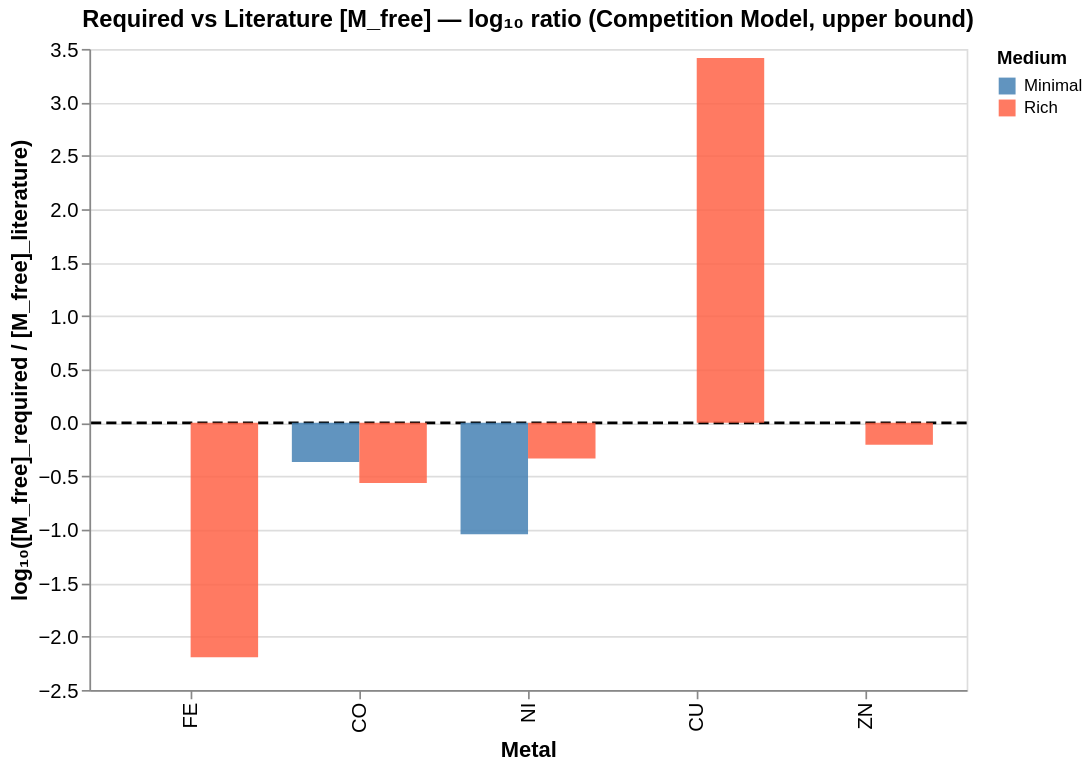

This figure's notebook cell:
### Markdown cell above
### Plot Deprecated – Required [M_free] to explain observed deficit

For each metal, compute what free metal concentration [M_free]_required would be needed to make the model's predicted buffering exactly match the observed deficit:

[M_free]_required = deficit_M / (Σ_L β_L * [L_free])

This diagnostic tells us whether the literature free-metal concentrations are consistent with the observed deficits.

### Code cell
# ── Plot: Required [M_free] to explain observed deficit ────────────────────
# For each metal and condition, invert the competition model to find the
# [M_free]_required such that the model's predicted buffering equals deficit_M.

def compute_free_buf_from_free_metal(free_metal_d, sim_buf_d, buffer_to_metal_ub):
    """Re-derive free buffer concentrations using Step 1 of the competition model (1:1 only)."""
    free_buf = {}
    for buf in set(buffer_to_metal_ub):
        total = sim_buf_d.get(buf, 0.0)
        B = 1.0
        for m, lb in buffer_to_metal_ub.get(buf, {}).items():
            B += 10**lb * free_metal_d.get(m, 0.0)
        free_buf[buf] = total / B
    return free_buf


rows_p7 = []

for condition, free_metal_ser, sim_buf_ser, deficit_df in [
    ("Minimal", free_metal_minimal, sim_buf_minimal, deficit_minimal),
    ("Rich",    free_metal_rich,    sim_buf_rich,    deficit_rich),
]:
    free_metal_d = free_metal_ser.to_dict()
    sim_buf_d    = sim_buf_ser.to_dict()

    free_buf = compute_free_buf_from_free_metal(
        free_metal_d, sim_buf_d,
        buffer_to_metal_ub,
    )

    for metal in ALL_METALS:
        # --- deficit for this metal / condition ---
        if metal not in deficit_df.index:
            continue
        deficit_val = deficit_df.loc[metal, "deficit_M"]
        if np.isnan(deficit_val) or deficit_val <= 0:
            continue

        # --- sum β_L * [L_free] over all buffers (1:1 upper-bound constants) ---
        sum_beta_L = sum(
            10**lb * free_buf.get(buf, 0.0)
            for buf, lb in metal_to_buffer_ub.get(metal, {}).items()
        )

        if sum_beta_L == 0.0:
            continue

        mfree_required   = deficit_val / sum_beta_L
        mfree_literature = free_metal_d.get(metal, np.nan)

        if np.isnan(mfree_literature) or mfree_literature <= 0:
            log10_ratio = np.nan
        else:
            log10_ratio = np.log10(mfree_required / mfree_literature)

        rows_p7.append(dict(
            Medium=condition,
            Element=metal,
            deficit_M=deficit_val,
            mfree_literature=mfree_literature,
            sum_beta_L=sum_beta_L,
            mfree_required=mfree_required,
            log10_ratio=log10_ratio,
        ))

df_p7 = pl.DataFrame(rows_p7)

# ── Summary table ─────────────────────────────────────────────────────────────
display(
    df_p7.rename({
        "deficit_M":        "deficit_M (M)",
        "mfree_literature": "[M_free]_literature (M)",
        "sum_beta_L":       "sum_beta_L",
        "mfree_required":   "[M_free]_required (M)",
        "log10_ratio":      "log10_ratio",
    })
)

# ── Altair bar chart ──────────────────────────────────────────────────────────
df_p7_nonan = df_p7.filter(pl.col("log10_ratio").is_not_nan())

rule = (
    alt.Chart(pl.DataFrame({"y": [0.0]}))
    .mark_rule(strokeDash=[6, 3], color="black", strokeWidth=1.5)
    .encode(y=alt.Y("y:Q"))
)

bars = (
    alt.Chart(df_p7_nonan)
    .mark_bar(opacity=0.85)
    .encode(
        x=alt.X("Element:N", title="Metal", sort=ALL_METALS),
        y=alt.Y(
            "log10_ratio:Q",
            title="log₁₀([M_free]_required / [M_free]_literature)",
            axis=alt.Axis(grid=True),
        ),
        color=alt.Color(
            "Medium:N",
            scale=alt.Scale(domain=["Minimal", "Rich"], range=["steelblue", "tomato"]),
        ),
        xOffset="Medium:N",
        tooltip=["Medium", "Element", "deficit_M", "mfree_literature",
                 "sum_beta_L", "mfree_required", "log10_ratio"],
    )
)

chart_free_metal_required = (
    (rule + bars)
    .properties(
        width=520,
        height=380,
        title="Required vs Literature [M_free] — log₁₀ ratio (Competition Model, upper bound)",
    )
    .configure_axis(labelFontSize=12, titleFontSize=13)
    .configure_title(fontSize=14)
)

chart_free_metal_required

### Figure 1 — Vega-Lite specification as saved in the notebook (floating-point values rounded to 4 significant figures)
{"config": {"view": {"continuousWidth": 300, "continuousHeight": 300}, "axis": {"labelFontSize": 12, "titleFontSize": 13}, "title": {"fontSize": 14}}, "layer": [{"data": {"name": "data-87e69d7a9d7ae5b02a22f807b2d20c57"}, "mark": {"type": "rule", "color": "black", "strokeDash": [6, 3], "strokeWidth": 1.5}, "encoding": {"y": {"field": "y", "type": "quantitative"}}}, {"data": {"name": "data-56145ca5f270e4402726d07326b6c825"}, "mark": {"type": "bar", "opacity": 0.85}, "encoding": {"color": {"field": "Medium", "scale": {"domain": ["Minimal", "Rich"], "range": ["steelblue", "tomato"]}, "type": "nominal"}, "tooltip": [{"field": "Medium", "type": "nominal"}, {"field": "Element", "type": "nominal"}, {"field": "deficit_M", "type": "quantitative"}, {"field": "mfree_literature", "type": "quantitative"}, {"field": "sum_beta_L", "type": "quantitative"}, {"field": "mfree_required", "type": "quantitative"}, {"field": "log10_ratio", "type": "quantitative"}], "x": {"field": "Element", "sort": ["MG", "MN", "FE", "CO", "NI", "CU", "ZN"], "title": "Metal", "type": "nominal"}, "xOffset": {"field": "Medium", "type": "nominal"}, "y": {"axis": {"grid": true}, "field": "log10_ratio", "title": "log₁₀([M_free]_required / [M_free]_literature)", "type": "quantitative"}}}], "height": 380, "title": "Required vs Literature [M_free] — log₁₀ ratio (Competition Model, upper bound)", "width": 520, "$schema": "https://vega.github.io/schema/vega-lite/v5.20.1.json", "datasets": {"data-87e69d7a9d7ae5b02a22f807b2d20c57": [{"y": 0.0}], "data-56145ca5f270e4402726d07326b6c825": [{"Medium": "Minimal", "Element": "CO", "deficit_M": 5.957e-07, "mfree_literature": 2.42e-10, "sum_beta_L": 5705.0, "mfree_required": 1.044e-10, "log10_ratio": -0.3651}, {"Medium": "Minimal", "Element": "NI", "deficit_M": 3.546e-06, "mfree_literature": 2.56e-12, "sum_beta_L": 15310000.0, "mfree_required": 2.317e-13, "log10_ratio": -1.043}, {"Medium": "Rich", "Element": "FE", "deficit_M": 6.076e-05, "mfree_literature": 1.9e-06, "sum_beta_L": 4985.0, "mfree_required": 1.219e-08, "log10_ratio": -2.193}, {"Medium": "Rich", "Element": "CO", "deficit_M": 2.397e-07, "mfree_literature": 7e-11, "sum_beta_L": 12520.0, "mfree_required": 1.915e-11, "log10_ratio": -0.563}, {"Medium": "Rich", "Element": "NI", "deficit_M": 1.057e-06, "mfree_literature": 1.3e-13, "sum_beta_L": 17500000.0, "mfree_required": 6.039e-14, "log10_ratio": -0.333}, {"Medium": "Rich", "Element": "CU", "deficit_M": 3.91e-05, "mfree_literature": 4.5e-20, "sum_beta_L": 334300000000.0, "mfree_required": 1.17e-16, "log10_ratio": 3.415}, {"Medium": "Rich", "Element": "ZN", "deficit_M": 2.29e-05, "mfree_literature": 9.4e-12, "sum_beta_L": 3901000.0, "mfree_required": 5.872e-12, "log10_ratio": -0.2044}]}}
